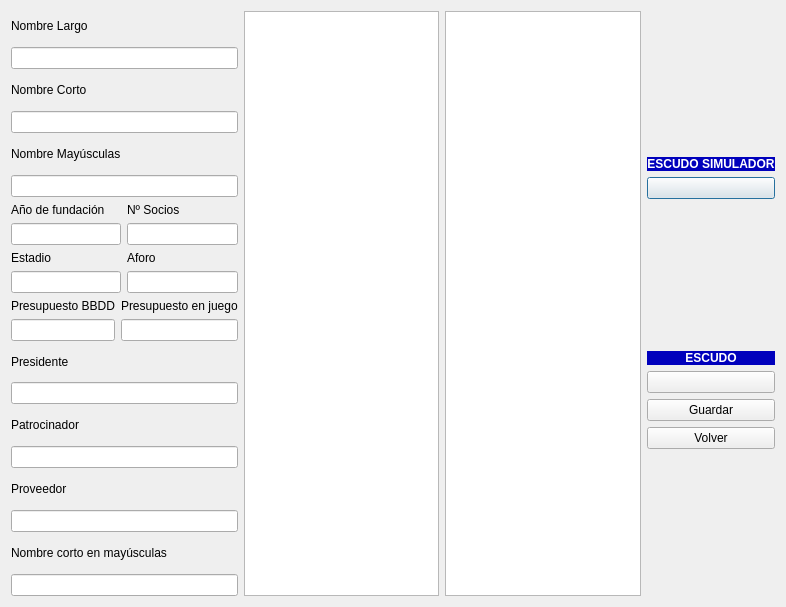
<?xml version="1.0" encoding="UTF-8"?>
<ui version="4.0">
 <class>DialogEquipos</class>
 <widget class="QDialog" name="DialogEquipos">
  <property name="geometry">
   <rect>
    <x>0</x>
    <y>0</y>
    <width>786</width>
    <height>607</height>
   </rect>
  </property>
  <property name="windowTitle">
   <string>Edición de equipo</string>
  </property>
  <layout class="QHBoxLayout" name="horizontalLayout">
   <item>
    <layout class="QVBoxLayout" name="verticalLayout_17">
     <item>
      <layout class="QVBoxLayout" name="verticalLayout_3">
       <item>
        <widget class="QLabel" name="label_3">
         <property name="text">
          <string>Nombre Largo</string>
         </property>
        </widget>
       </item>
       <item>
        <widget class="QLineEdit" name="le_Nombre_Largo">
         <property name="sizePolicy">
          <sizepolicy hsizetype="MinimumExpanding" vsizetype="Fixed">
           <horstretch>10</horstretch>
           <verstretch>0</verstretch>
          </sizepolicy>
         </property>
        </widget>
       </item>
      </layout>
     </item>
     <item>
      <layout class="QVBoxLayout" name="verticalLayout_5">
       <item>
        <widget class="QLabel" name="label_4">
         <property name="text">
          <string>Nombre Corto</string>
         </property>
        </widget>
       </item>
       <item>
        <widget class="QLineEdit" name="le_Nombre_Corto"/>
       </item>
      </layout>
     </item>
     <item>
      <layout class="QVBoxLayout" name="verticalLayout_6">
       <item>
        <widget class="QLabel" name="label_5">
         <property name="text">
          <string>Nombre Mayúsculas</string>
         </property>
        </widget>
       </item>
       <item>
        <widget class="QLineEdit" name="le_Nombre_Mayusculas"/>
       </item>
      </layout>
     </item>
     <item>
      <layout class="QGridLayout" name="gridLayout">
       <item row="0" column="0" colspan="2">
        <layout class="QVBoxLayout" name="verticalLayout_8">
         <item>
          <widget class="QLabel" name="label_6">
           <property name="text">
            <string>Año de fundación</string>
           </property>
          </widget>
         </item>
         <item>
          <widget class="QLineEdit" name="le_anyo_fundacion"/>
         </item>
        </layout>
       </item>
       <item row="0" column="2">
        <layout class="QVBoxLayout" name="verticalLayout_7">
         <item>
          <widget class="QLabel" name="label_10">
           <property name="text">
            <string>Nº Socios</string>
           </property>
          </widget>
         </item>
         <item>
          <widget class="QLineEdit" name="le_n_socios"/>
         </item>
        </layout>
       </item>
       <item row="1" column="0" colspan="2">
        <layout class="QVBoxLayout" name="verticalLayout_9">
         <item>
          <widget class="QLabel" name="label_7">
           <property name="text">
            <string>Estadio</string>
           </property>
          </widget>
         </item>
         <item>
          <widget class="QLineEdit" name="le_Estadio"/>
         </item>
        </layout>
       </item>
       <item row="1" column="2">
        <layout class="QVBoxLayout" name="verticalLayout_10">
         <item>
          <widget class="QLabel" name="label_9">
           <property name="text">
            <string>Aforo</string>
           </property>
          </widget>
         </item>
         <item>
          <widget class="QLineEdit" name="le_Aforo"/>
         </item>
        </layout>
       </item>
       <item row="2" column="0">
        <layout class="QVBoxLayout" name="verticalLayout_11">
         <item>
          <widget class="QLabel" name="label_11">
           <property name="text">
            <string>Presupuesto BBDD</string>
           </property>
          </widget>
         </item>
         <item>
          <widget class="QLineEdit" name="le_presupuesto_bbdd"/>
         </item>
        </layout>
       </item>
       <item row="2" column="1" colspan="2">
        <layout class="QVBoxLayout" name="verticalLayout_12">
         <item>
          <widget class="QLabel" name="label_8">
           <property name="text">
            <string>Presupuesto en juego</string>
           </property>
          </widget>
         </item>
         <item>
          <widget class="QLineEdit" name="le_presupuesto_juego"/>
         </item>
        </layout>
       </item>
      </layout>
     </item>
     <item>
      <layout class="QVBoxLayout" name="verticalLayout_13">
       <item>
        <widget class="QLabel" name="label_12">
         <property name="text">
          <string>Presidente</string>
         </property>
        </widget>
       </item>
       <item>
        <widget class="QLineEdit" name="le_presidente"/>
       </item>
      </layout>
     </item>
     <item>
      <layout class="QVBoxLayout" name="verticalLayout_14">
       <item>
        <widget class="QLabel" name="label_15">
         <property name="text">
          <string>Patrocinador</string>
         </property>
        </widget>
       </item>
       <item>
        <widget class="QLineEdit" name="le_patrocinador"/>
       </item>
      </layout>
     </item>
     <item>
      <layout class="QVBoxLayout" name="verticalLayout_15">
       <item>
        <widget class="QLabel" name="label_13">
         <property name="text">
          <string>Proveedor</string>
         </property>
        </widget>
       </item>
       <item>
        <widget class="QLineEdit" name="le_proveedor"/>
       </item>
      </layout>
     </item>
     <item>
      <layout class="QVBoxLayout" name="verticalLayout_16">
       <item>
        <widget class="QLabel" name="label_14">
         <property name="text">
          <string>Nombre corto en mayúsculas</string>
         </property>
        </widget>
       </item>
       <item>
        <widget class="QLineEdit" name="le_nombre_corto_mayusculas"/>
       </item>
      </layout>
     </item>
    </layout>
   </item>
   <item>
    <spacer name="horizontalSpacer">
     <property name="orientation">
      <enum>Qt::Horizontal</enum>
     </property>
     <property name="sizeHint" stdset="0">
      <size>
       <width>40</width>
       <height>20</height>
      </size>
     </property>
    </spacer>
   </item>
   <item>
    <layout class="QHBoxLayout" name="horizontalLayout_14">
     <item>
      <widget class="QTableView" name="tableView_jugadores">
       <property name="editTriggers">
        <set>QAbstractItemView::NoEditTriggers</set>
       </property>
      </widget>
     </item>
     <item>
      <spacer name="horizontalSpacer_2">
       <property name="orientation">
        <enum>Qt::Horizontal</enum>
       </property>
       <property name="sizeHint" stdset="0">
        <size>
         <width>40</width>
         <height>20</height>
        </size>
       </property>
      </spacer>
     </item>
     <item>
      <widget class="QTableView" name="tableView_entrenadores">
       <property name="editTriggers">
        <set>QAbstractItemView::NoEditTriggers</set>
       </property>
      </widget>
     </item>
     <item>
      <spacer name="horizontalSpacer_3">
       <property name="orientation">
        <enum>Qt::Horizontal</enum>
       </property>
       <property name="sizeHint" stdset="0">
        <size>
         <width>40</width>
         <height>20</height>
        </size>
       </property>
      </spacer>
     </item>
     <item>
      <layout class="QVBoxLayout" name="verticalLayout_4">
       <item>
        <layout class="QVBoxLayout" name="verticalLayout_2">
         <item>
          <widget class="QLabel" name="label_2">
           <property name="sizePolicy">
            <sizepolicy hsizetype="Preferred" vsizetype="Fixed">
             <horstretch>0</horstretch>
             <verstretch>0</verstretch>
            </sizepolicy>
           </property>
           <property name="styleSheet">
            <string notr="true">background-color: rgb(0, 0, 188);</string>
           </property>
           <property name="text">
            <string>&lt;html&gt;&lt;head/&gt;&lt;body&gt;&lt;p align=&quot;center&quot;&gt;&lt;span style=&quot; font-weight:600; color:#ffffff;&quot;&gt;ESCUDO SIMULADOR&lt;/span&gt;&lt;/p&gt;&lt;/body&gt;&lt;/html&gt;</string>
           </property>
          </widget>
         </item>
         <item>
          <widget class="mybutton" name="btn_ESCUDO_SIM">
           <property name="text">
            <string/>
           </property>
          </widget>
         </item>
        </layout>
       </item>
       <item>
        <layout class="QVBoxLayout" name="verticalLayout">
         <item>
          <widget class="QLabel" name="label">
           <property name="sizePolicy">
            <sizepolicy hsizetype="Preferred" vsizetype="Fixed">
             <horstretch>0</horstretch>
             <verstretch>0</verstretch>
            </sizepolicy>
           </property>
           <property name="styleSheet">
            <string notr="true">background-color: rgb(0, 0, 188);
</string>
           </property>
           <property name="text">
            <string>&lt;html&gt;&lt;head/&gt;&lt;body&gt;&lt;p align=&quot;center&quot;&gt;&lt;span style=&quot; font-weight:600; color:#ffffff;&quot;&gt;ESCUDO&lt;/span&gt;&lt;/p&gt;&lt;/body&gt;&lt;/html&gt;</string>
           </property>
          </widget>
         </item>
         <item>
          <widget class="mybutton" name="btn_ESCUDO">
           <property name="text">
            <string/>
           </property>
          </widget>
         </item>
         <item>
          <widget class="QPushButton" name="btn_guardar">
           <property name="text">
            <string>Guardar</string>
           </property>
          </widget>
         </item>
         <item>
          <widget class="QPushButton" name="btn_volver">
           <property name="text">
            <string>Volver</string>
           </property>
          </widget>
         </item>
        </layout>
       </item>
      </layout>
     </item>
    </layout>
   </item>
  </layout>
 </widget>
 <customwidgets>
  <customwidget>
   <class>mybutton</class>
   <extends>QPushButton</extends>
   <header location="global">mybutton.h</header>
  </customwidget>
 </customwidgets>
 <tabstops>
  <tabstop>le_Nombre_Largo</tabstop>
  <tabstop>le_Nombre_Corto</tabstop>
  <tabstop>le_Nombre_Mayusculas</tabstop>
  <tabstop>le_anyo_fundacion</tabstop>
  <tabstop>le_n_socios</tabstop>
  <tabstop>le_Estadio</tabstop>
  <tabstop>le_Aforo</tabstop>
  <tabstop>le_presupuesto_bbdd</tabstop>
  <tabstop>le_presupuesto_juego</tabstop>
  <tabstop>le_presidente</tabstop>
  <tabstop>le_patrocinador</tabstop>
  <tabstop>le_proveedor</tabstop>
  <tabstop>le_nombre_corto_mayusculas</tabstop>
  <tabstop>tableView_jugadores</tabstop>
  <tabstop>tableView_entrenadores</tabstop>
  <tabstop>btn_ESCUDO_SIM</tabstop>
  <tabstop>btn_ESCUDO</tabstop>
  <tabstop>btn_guardar</tabstop>
  <tabstop>btn_volver</tabstop>
 </tabstops>
 <resources/>
 <connections>
  <connection>
   <sender>btn_volver</sender>
   <signal>clicked()</signal>
   <receiver>DialogEquipos</receiver>
   <slot>close()</slot>
   <hints>
    <hint type="sourcelabel">
     <x>668</x>
     <y>418</y>
    </hint>
    <hint type="destinationlabel">
     <x>370</x>
     <y>221</y>
    </hint>
   </hints>
  </connection>
  <connection>
   <sender>btn_guardar</sender>
   <signal>clicked()</signal>
   <receiver>DialogEquipos</receiver>
   <slot>accept()</slot>
   <hints>
    <hint type="sourcelabel">
     <x>711</x>
     <y>479</y>
    </hint>
    <hint type="destinationlabel">
     <x>392</x>
     <y>303</y>
    </hint>
   </hints>
  </connection>
 </connections>
</ui>
